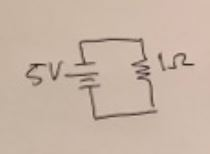
#> input picture ICARIS_finalcode_drafts/test50.JPG, 210 x 154 px, found by its file name
$ jupyter execute --allow-errors Final_code_draft2.ipynb   (shell and % lines are left out)   (older library calls are emulated)
#> lines starting #> are read from the running program, lines starting #| are printed output that depends on the picture; after the words box and inside, x2 and y2 are one past the last pixel; in counts of white or black regions, pixels touching at a corner belong together
[cell 1]
import numpy as np
import cv2
import h5py
import keras
from keras.models import Sequential
from keras.layers import Activation
from keras.layers import Dropout
from keras.layers.core import Dense, Flatten
from keras.optimizers import Adam
from keras.metrics import categorical_crossentropy
from keras.preprocessing.image import ImageDataGenerator
from keras.layers.normalization import BatchNormalization
from keras.layers.convolutional import *
from keras.models import load_model
from matplotlib import pyplot as plt
from sklearn.metrics import confusion_matrix
import itertools
import matplotlib.pyplot as plt
from keras.models import model_from_json

# Importing Image from PC

[cell 2]
#Loading the image to be tested
test_image = cv2.imread('test50.jpg')
#> test_image is the input picture: shape (154, 210, 3); mean B, G, R 165.3, 180.1, 199.4

#Converting to grayscale
test_image_gray = cv2.cvtColor(test_image, cv2.COLOR_BGR2GRAY)
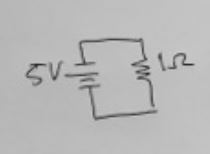
#> test_image_gray: shape (154, 210); min 40, max 210, mean 184.2

# Displaying the grayscale image
plt.imshow(test_image_gray, cmap='gray')
#Since we know that OpenCV loads an image in BGR format, so we need to convert it into RBG format to be able to display its true colors. Let us write a small function for that.

[cell 3]
n = 0;
image = cv2.imread("c1_23.jpg")
#> (the rest of this cell did not finish here and is left out)

#> (a cell that did not finish here is left out)

[cell 5]
n = 0;
image = cv2.imread("c1_23.jpg")
#> (the rest of this cell did not finish here and is left out)

# Resistor Cascade Recog.

[cell 6]
def convertToRGB(image):
    return cv2.cvtColor(image, cv2.COLOR_BGR2RGB)
cascade_test = cv2.CascadeClassifier('res_updated/classifier/cascade.xml')

obj_rects = cascade_test.detectMultiScale(test_image_gray, scaleFactor = 1.1, minNeighbors = 2);
#> obj_rects = [[167, 43, 32, 32]]

# Let us print the no. of faces found
print('Resistors found: ', len(obj_rects))
#| Resistors found:  1

[cell 7]
for (x,y,w,h) in obj_rects:
    cv2.rectangle(test_image, (x-w, y+2), (x+w, y+h), (0, 255, 0), 2)
#> this loop made 1 pass
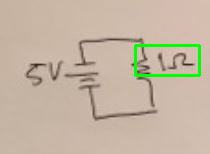
#> test_image: shape (154, 210, 3); 1.73% of pixels changed, all inside (x1, y1, x2, y2) = (134, 44, 201, 77)

#convert image to RGB and show image

plt.imshow(convertToRGB(test_image))

if len(obj_rects) != 0:

    crop_img =test_image[y+1:y+h, x-w:x+w]
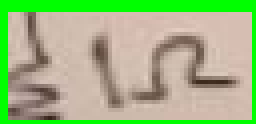
#> crop_img: shape (31, 64, 3) (shown 4 times larger); mean B, G, R 130.3, 184.2, 158
    cv2.imshow("crop_img", crop_img)
    cv2.waitKey(0)

#print(crop_img)

# Importing VGG Model and weights for Resistor

#> (a cell that did not finish here is left out)

# Plotting Images Function

[cell 9]
def plots(ims, figsize=(12,6), rows=1, interp=False, titles=None ):
    if type(ims[0]) is np.ndarray:
        ims = np.array(ims).astype(np.uint8)
        if (ims.shape[-1] != 3):
            ims = ims.transpose((0,2,3,1))
    f = plt.figure(figsize=figsize)
    cols = len(ims)//rows if len(ims) % 2 == 0 else len(ims)//rows + 1
    for i in range (len(ims)):
        sp = f.add_subplot(rows,cols,i+1)
        sp.axis('off')
        if titles is not None:
            sp.set_title(titles[i], fontsize=16)
        plt.imshow(ims[i], interpolation = None if interp else 'none')

# RESISTOR PREDICTIONS

[cell 10]
resized =cv2.resize(crop_img, (224,224))
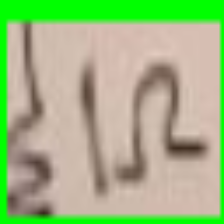
#> resized: shape (224, 224, 3); mean B, G, R 130.2, 184.1, 157.9
#resized cropped image to [224, 224] as VGG takes in images of [224, 224, 3]
# Displaying the grayscale image


#convert image of [224, 224] to 'numpy array' of [224, 224, 3] to be inserted into predict function
input = cv2.resize(resized, (224 , 224)).reshape((224 , 224,3))# .astype('float32') / 8


plt.imshow(resized)
#insert into predictions function
#> (the rest of this cell did not finish here and is left out)

# Voltage Cascade Recog.

[cell 11]
def convertToRGB(image):
    return cv2.cvtColor(image, cv2.COLOR_BGR2RGB)
cascade_test = cv2.CascadeClassifier('volt_cascade/classifier/cascade.xml')

obj_rects = cascade_test.detectMultiScale(test_image_gray, scaleFactor = 1.1, minNeighbors = 30);
#> obj_rects = [[79, 47, 57, 57]]

# Let us print the no. of faces found
print('voltage found: ', len(obj_rects))
#| voltage found:  1

[cell 12]
for (x,y,w,h) in obj_rects:
    cv2.rectangle(test_image, (x-w, y+2), (x+5, y+h), (0, 255, 0), 2)
#> this loop made 1 pass
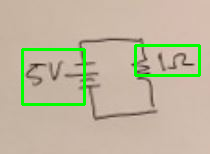
#> test_image: shape (154, 210, 3); 2.16% of pixels changed, all inside (x1, y1, x2, y2) = (21, 48, 86, 106)

#convert image to RGB and show image

plt.imshow(convertToRGB(test_image))

if len(obj_rects) != 0:

    crop_img =test_image[y+1:y+h, x-w-4:x-5]
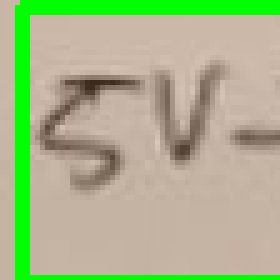
#> crop_img: shape (56, 56, 3) (shown 5 times larger); mean B, G, R 138.6, 181.8, 167.8
    cv2.imshow("crop_img", crop_img)
    cv2.waitKey(0)

#print(crop_img)

#> (a cell that did not finish here is left out)

[cell 14]
resized =cv2.resize(crop_img, (224,224))
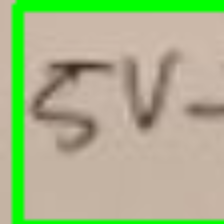
#> resized: shape (224, 224, 3); mean B, G, R 138.5, 181.7, 167.7
#resized cropped image to [224, 224] as VGG takes in images of [224, 224, 3]
# Displaying the grayscale image


#convert image of [224, 224] to 'numpy array' of [224, 224, 3] to be inserted into predict function
input = cv2.resize(resized, (224 , 224)).reshape((224 , 224,3))# .astype('float32') / 8


plt.imshow(resized)
#insert into predictions function
#> (the rest of this cell did not finish here and is left out)

$ run again, with ICARIS_finalcode_drafts/test10.JPG copied over ICARIS_finalcode_drafts/test50.JPG
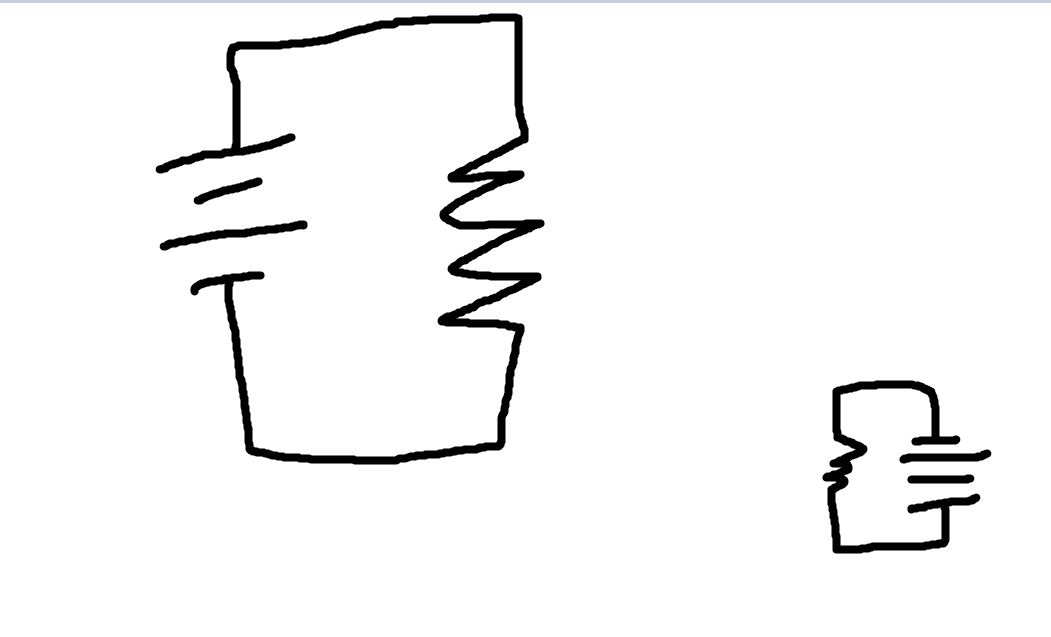
#> input picture ICARIS_finalcode_drafts/test10.JPG, 1051 x 637 px, found by its file name
#> test_image is the input picture: shape (637, 1051, 3); mean B, G, R 245.5, 245.5, 245.5
#> `obj_rects = cascade_test.detectMultiScale(test_image_gray, scaleFactor..`: obj_rects = ()
#| Resistors found:  0
#> `obj_rects = cascade_test.detectMultiScale(test_image_gray, scaleFactor..`: obj_rects = 13 rows, first 6: [329, 16, 36, 36], [212, 41, 48, 48], [364, 240, 81, 81], [260, 122, 38, 38], [164, 143, 37, 37], [264, 213, 31, 31]
#| voltage found:  13
#> the loop `for (x,y,w,h) in obj_rects:` made 13 passes
#> after the loop `for (x,y,w,h) in obj_rects:`:
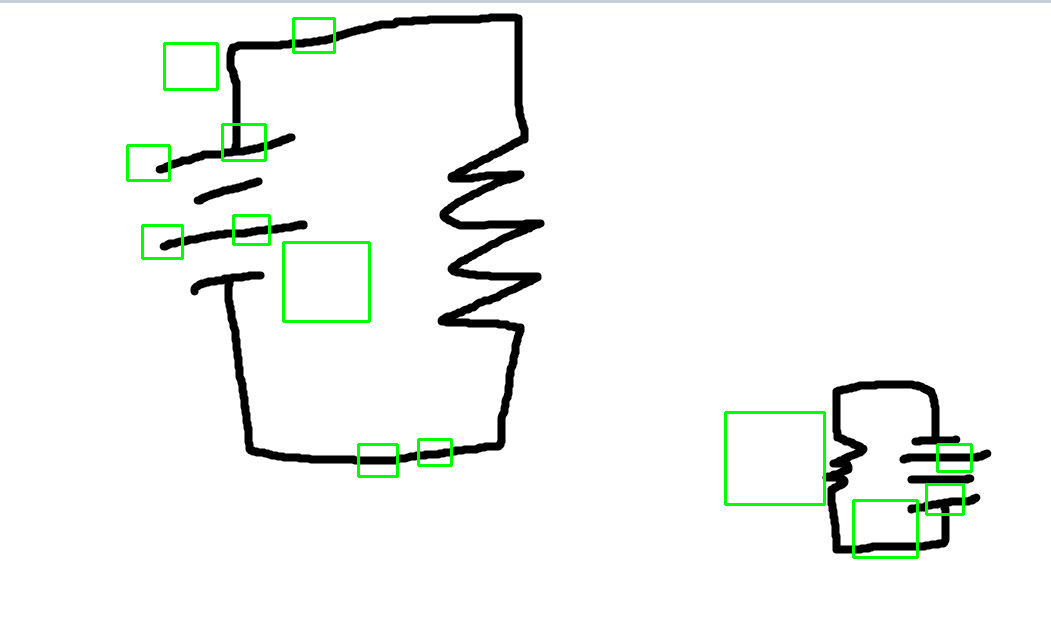
#> test_image: shape (637, 1051, 3); 1.07% of pixels changed, all inside (x1, y1, x2, y2) = (126, 17, 973, 559)
#> `resized =cv2.resize(crop_img, (224,224))`:
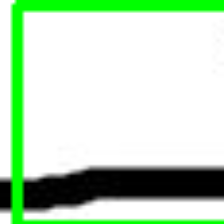
#> resized: shape (224, 224, 3); mean B, G, R 192.1, 221, 192.1

$ run again, with ICARIS_finalcode_drafts/test11.JPG copied over ICARIS_finalcode_drafts/test50.JPG
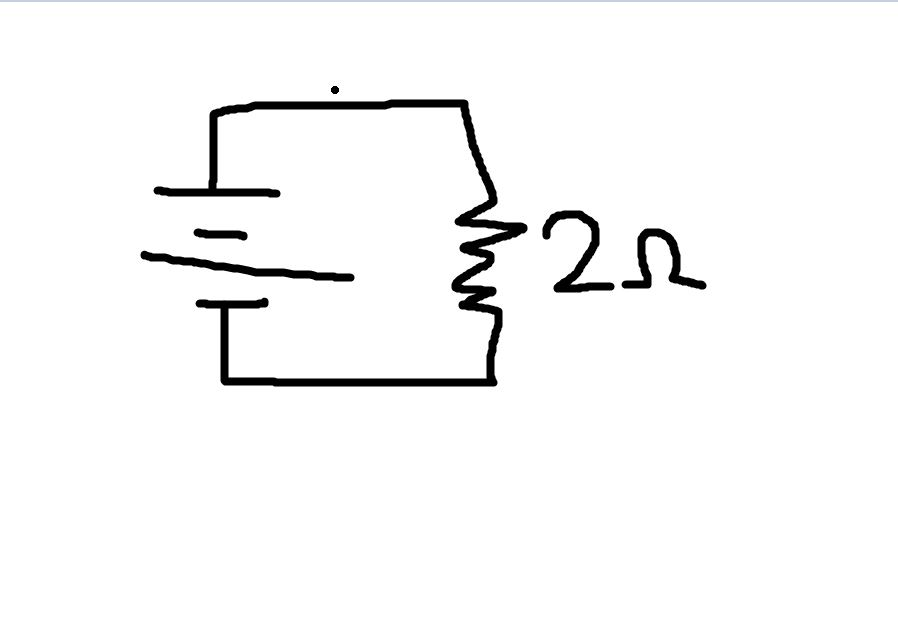
#> input picture ICARIS_finalcode_drafts/test11.JPG, 898 x 630 px, found by its file name
#> test_image is the input picture: shape (630, 898, 3); mean B, G, R 247.4, 247.4, 247.3
#> `obj_rects = cascade_test.detectMultiScale(test_image_gray, scaleFactor..`: obj_rects = [[611, 199, 108, 108]]
#| Resistors found:  1
#> the loop `for (x,y,w,h) in obj_rects:` made 1 pass
#> `resized =cv2.resize(crop_img, (224,224))`:
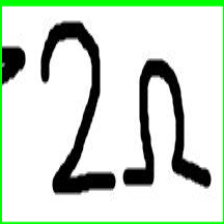
#> resized: shape (224, 224, 3); mean B, G, R 204.1, 217.1, 204.1
#> `obj_rects = cascade_test.detectMultiScale(test_image_gray, scaleFactor..`: obj_rects = [[316, 61, 42, 42], [502, 197, 79, 79], [111, 125, 263, 263]]
#| voltage found:  3
#> the loop `for (x,y,w,h) in obj_rects:` made 3 passes
#> after the loop `for (x,y,w,h) in obj_rects:`:
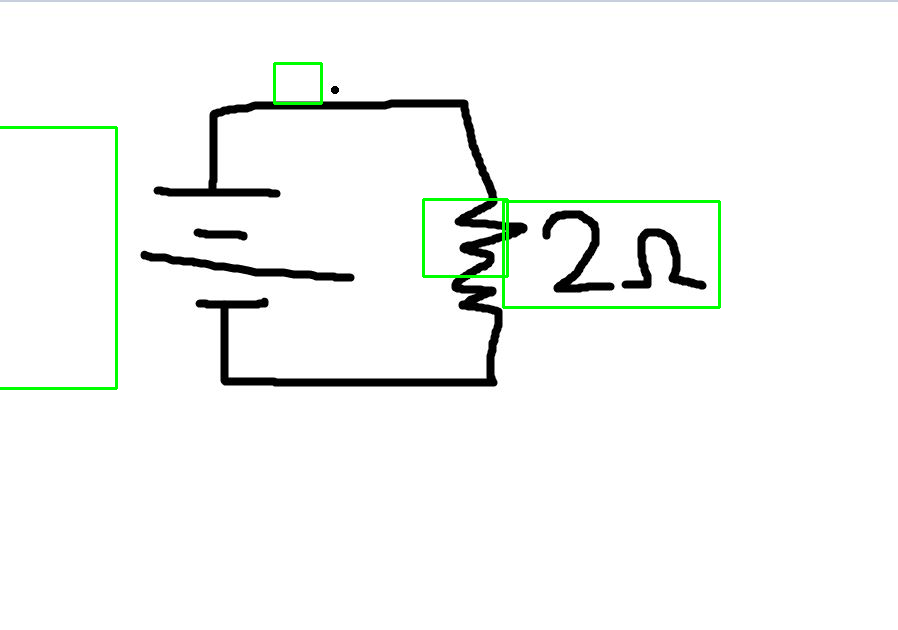
#> test_image: shape (630, 898, 3); mean B, G, R 245.3, 247.5, 245.3
#> `crop_img =test_image[y+1:y+h, x-w-4:x-5]`: crop_img = empty array
